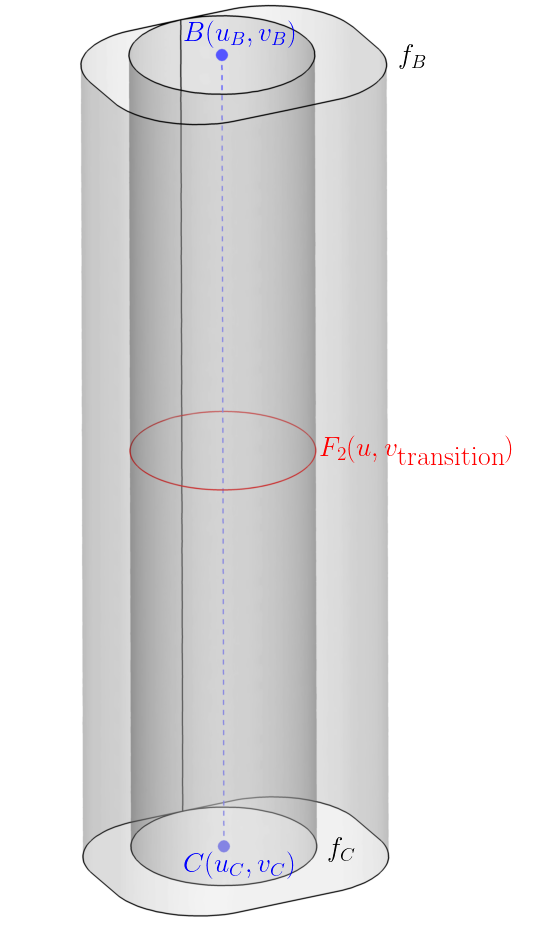

This figure's Python source:
import numpy as np
from PIL import Image
import matplotlib.pyplot as plt
import matplotlib.image as img

from matplotlib import rc
rc('text', usetex=True)

filenames = ["00.png", "01.png"]
outnames = ["00edit.png", "01edit.png"]

for i in range(len(filenames)):
	with Image.open(filenames[i]) as inp:
		arr = np.array(inp)[50:-50,5:-1600]

		out = Image.fromarray(arr)
		out.save(outnames[i])


fs = 20

for f in outnames:
	fig, ax = plt.subplots(figsize=(6,11))

	image = img.imread(f)
	plt.imshow(image)

	plt.text(580, 200, r"$B(u_B, v_B)$", color = "blue", fontsize = fs)
	plt.text(580, 2400, r"$C(u_C, v_C)$", color = "blue", fontsize = fs)
	plt.text(940, 1300, r"$F_2(u, v_\textrm{transition})$", color = "red", fontsize = fs)

	plt.text(1150, 260, r"$f_B$", fontsize = fs);
	plt.text(960, 2360, r"$f_C$", fontsize = fs);

	ax.axis("off")

	plt.tight_layout()
	plt.savefig(f)

	#plt.show()


outnames = ["00edit.png", "01edit.png"]
for i in range(len(outnames)):
	with Image.open(outnames[i]) as inp:
		arr = np.array(inp)[100:-50,:]

		out = Image.fromarray(arr)
		out.save(outnames[i])